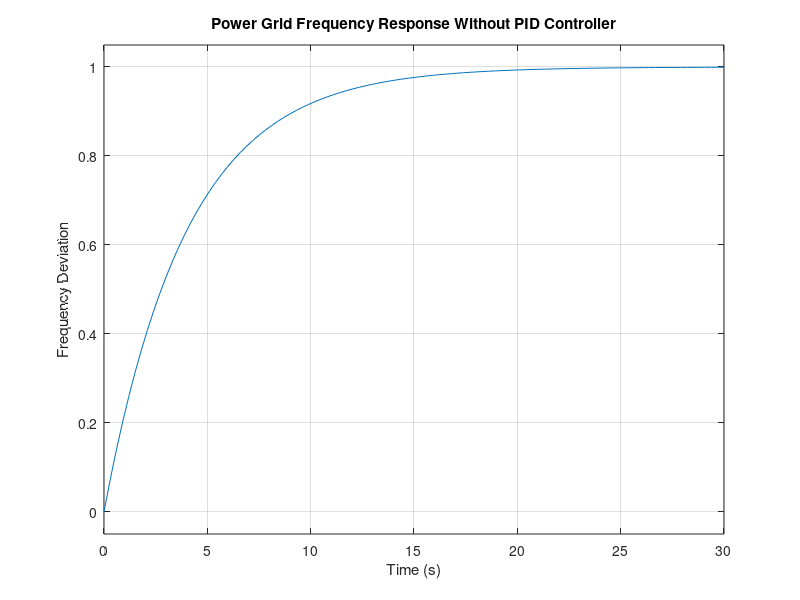

Recreate this plot in MATLAB. (Note: this script raises an error after producing the figure.)
clc;
clear;
close all;

%% SMART POWER GRID FREQUENCY CONTROL SYSTEM
% Features Included:
% 1. Open Loop Response (Without PID)
% 2. PID Controller
% 3. Real-Time Disturbance Detection
% 4. Smart Battery Backup
% 5. Automatic Load Shedding
% 6. Load Shedding Activation & Deactivation
% 7. Stability Analysis
% 8. Performance Evaluation

%% SYSTEM MODEL

s = tf('s');

% Power Grid Transfer Function
G = 1/(4*s + 1);

%% OPEN LOOP RESPONSE (WITHOUT PID CONTROLLER)

figure;

step(G);

title('Power Grid Frequency Response Without PID Controller');

xlabel('Time (s)');
ylabel('Frequency Deviation');

grid on;

%% OPEN LOOP PERFORMANCE

disp('----------------------------------');
disp('WITHOUT PID CONTROLLER');
disp('----------------------------------');

open_loop_info = stepinfo(G)

open_loop_poles = pole(G)

disp('----------------------------------');

%% PID CONTROLLER PARAMETERS

Kp = 2;
Ki = 1;
Kd = 0.5;

% PID Controller
C = Kp + Ki/s + Kd*s;

%% CLOSED LOOP SYSTEM

T = feedback(C*G,1);

%% STEP RESPONSE WITH PID CONTROLLER

figure;

step(T);

title('Power Grid Frequency Response With PID Controller');

xlabel('Time (s)');
ylabel('Frequency Deviation');

grid on;

%% PERFORMANCE METRICS

disp('WITH PID CONTROLLER');

info = stepinfo(T)

%% STABILITY ANALYSIS

disp('Closed Loop Poles');

poles = pole(T)

%% ROOT LOCUS

figure;

rlocus(C*G);

title('Root Locus of Controlled System');

grid on;

%% BODE PLOT

figure;

bode(T);

title('Bode Plot');

grid on;

%% NYQUIST PLOT

figure;

nyquist(T);

title('Nyquist Plot');

grid on;

%% REAL-TIME DISTURBANCE DETECTION

disp('----------------------------------');
disp('REAL-TIME DISTURBANCE MONITORING');
disp('----------------------------------');

% Simulation Time
t = 0:0.1:20;

% Disturbance Threshold
threshold = 0.15;

% Frequency Signal Initialization
frequency_signal = zeros(size(t));

% Severe Load Disturbance at t = 8 sec
frequency_signal(t >= 8) = -0.5;

%% PID CORRECTED RESPONSE

corrected_signal = frequency_signal .* exp(-0.5*(t-8));

corrected_signal(t < 8) = 0;

%% SMART BATTERY BACKUP SYSTEM

battery_support = zeros(size(t));

battery_status = strings(size(t));

for i = 1:length(t)

    % Battery activates if frequency falls below threshold
    if corrected_signal(i) < -threshold

        battery_support(i) = 0.15;

        battery_status(i) = "ACTIVE";

    else

        battery_support(i) = 0;

        battery_status(i) = "OFF";

    end

end

%% SIGNAL AFTER BATTERY SUPPORT

battery_signal = corrected_signal + battery_support;

%% AUTOMATIC LOAD SHEDDING SYSTEM

load_shedding = zeros(size(t));

load_status = strings(size(t));

for i = 1:length(t)

    % Severe disturbance condition
    if battery_signal(i) < -0.20

        % Activate load shedding
        load_shedding(i) = 1;

        load_status(i) = "ACTIVE";

    else

        % Deactivate load shedding
        load_shedding(i) = 0;

        load_status(i) = "OFF";

    end

end

%% FINAL STABILIZED SIGNAL

% Load shedding improves stabilization
final_signal = battery_signal + (0.10 .* load_shedding);

%% REAL-TIME MONITORING DISPLAY

for i = 1:length(t)

    fprintf('Time = %.1f sec | Frequency = %.3f | Battery = %s | Load Shedding = %s\n', ...
        t(i), ...
        final_signal(i), ...
        battery_status(i), ...
        load_status(i));

    % Disturbance Detection Alert
    if abs(final_signal(i)) > threshold

        fprintf('>>> WARNING: DISTURBANCE DETECTED at %.1f sec\n', t(i));

    end

end

%% RESPONSE COMPARISON PLOT

figure;

plot(t, corrected_signal, 'r', 'LineWidth',2);

hold on;

plot(t, battery_signal, 'b', 'LineWidth',2);

plot(t, final_signal, 'g', 'LineWidth',2);

yline(threshold,'k--','Threshold');
yline(-threshold,'k--');

grid on;

title('Smart Grid Frequency Stabilization');

xlabel('Time (s)');
ylabel('Frequency Deviation');

legend('Without Smart Features', ...
       'With Battery Backup', ...
       'With Battery + Load Shedding');

%% BATTERY ACTIVATION GRAPH

figure;

stairs(t, battery_support, 'LineWidth',2);

grid on;

title('Smart Battery Backup Activation');

xlabel('Time (s)');
ylabel('Battery Support Power');

%% LOAD SHEDDING ACTIVATION & DEACTIVATION GRAPH

figure;

stairs(t, load_shedding, 'LineWidth',2);

ylim([-0.2 1.2]);

yticks([0 1]);

yticklabels({'OFF','ON'});

grid on;

title('Automatic Load Shedding Status');

xlabel('Time (s)');
ylabel('Load Shedding State');

%% FINAL STABILIZED RESPONSE

figure;

plot(t, final_signal, 'LineWidth',2);

hold on;

yline(threshold,'r--','Threshold');
yline(-threshold,'r--');

grid on;

title('Final Stabilized Smart Grid Response');

xlabel('Time (s)');
ylabel('Frequency Deviation');

%% PERFORMANCE COMPARISON

max_without = max(abs(corrected_signal));

max_battery = max(abs(battery_signal));

max_final = max(abs(final_signal));

fprintf('\nMaximum Deviation Without Smart Features = %.3f\n', ...
         max_without);

fprintf('Maximum Deviation With Battery Support = %.3f\n', ...
         max_battery);

fprintf('Maximum Deviation After Load Shedding = %.3f\n', ...
         max_final);

%% SYSTEM STATUS

disp('----------------------------------');

if max_final < max_without

    disp('SMART GRID FEATURES IMPROVED STABILITY');

else

    disp('NO SIGNIFICANT IMPROVEMENT DETECTED');

end

disp('SYSTEM SUCCESSFULLY STABILIZED');

disp('----------------------------------');
